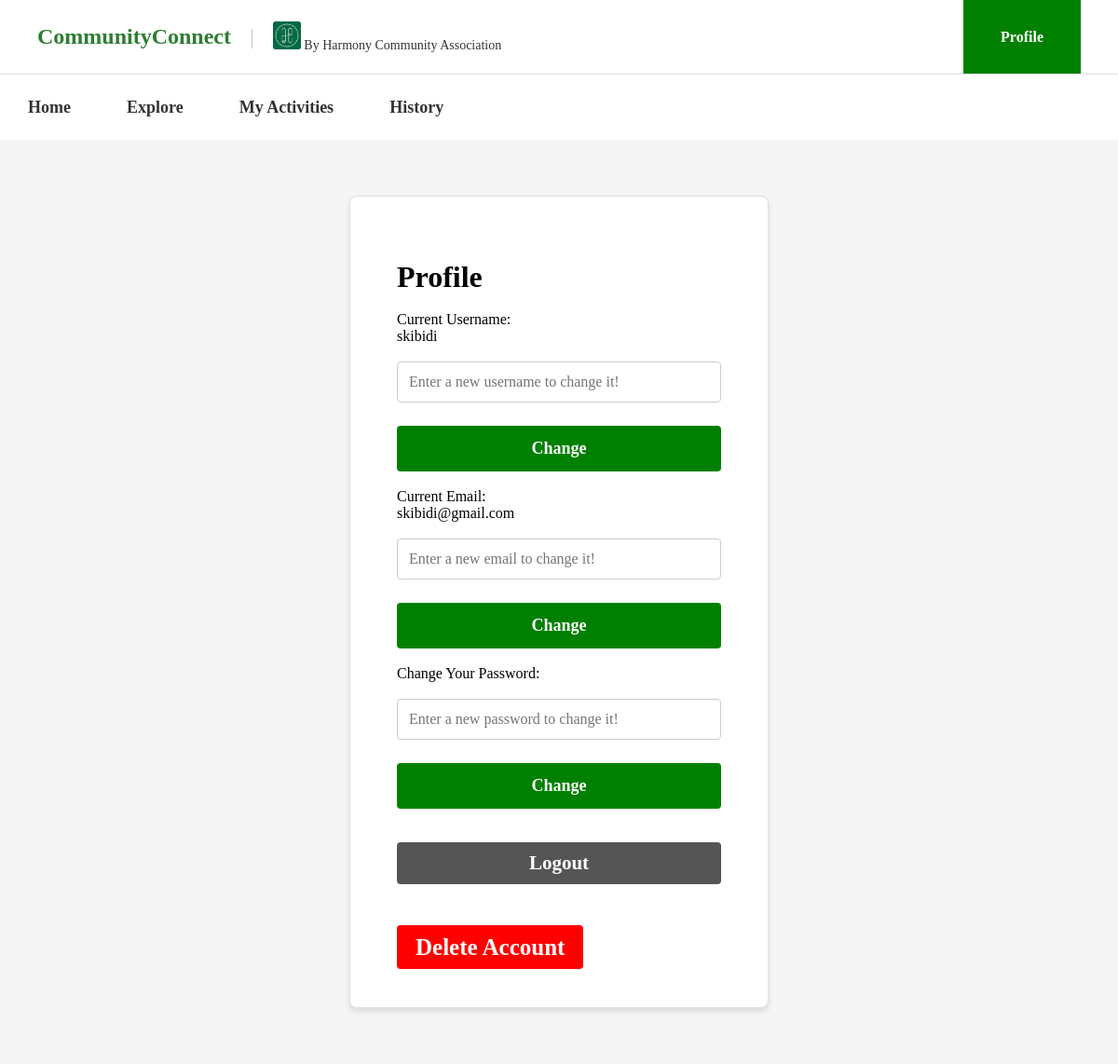
Before: /MainPage/profile.php (signed in) with the older database file.
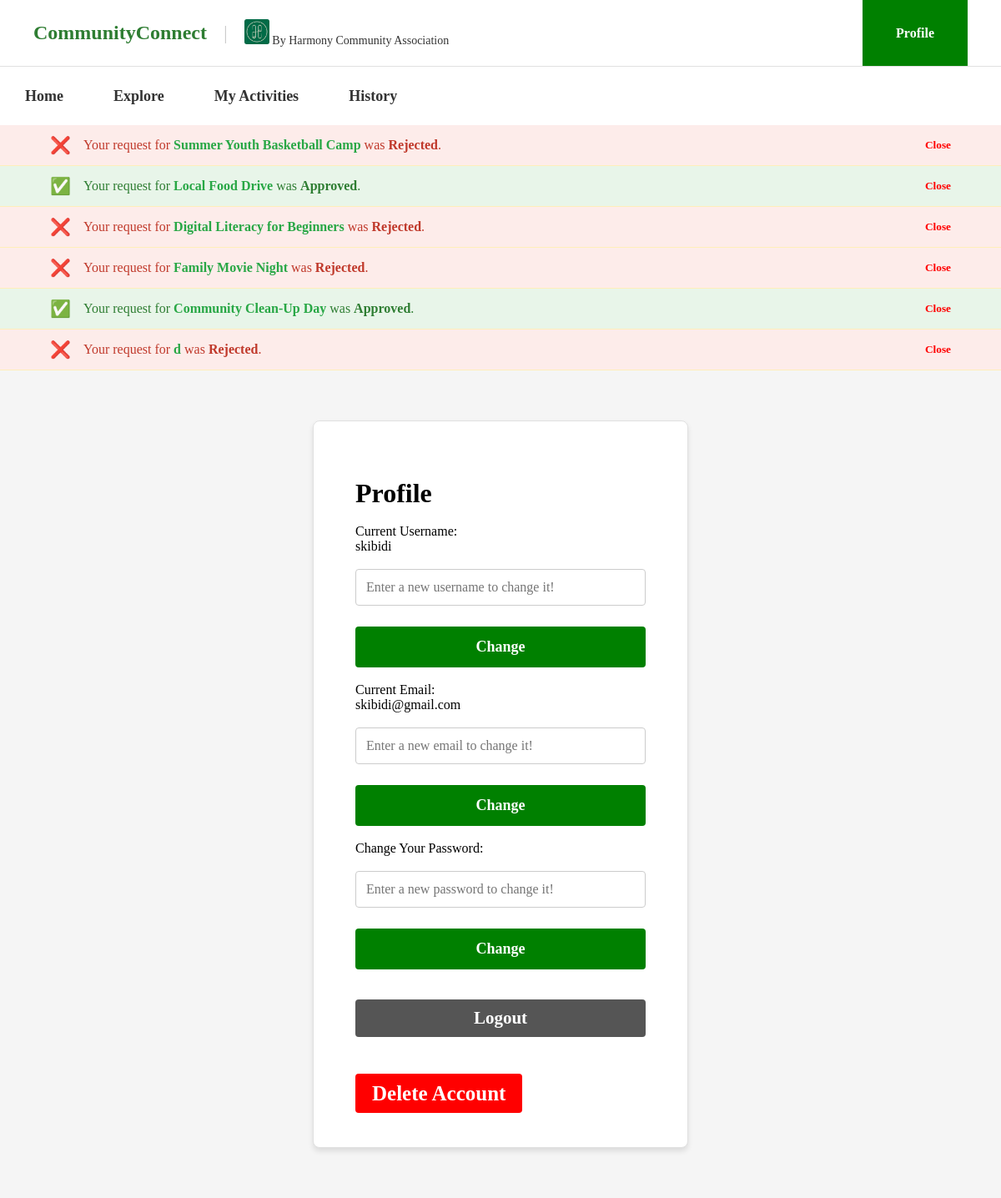
After: the same page with the newer database file.
### tables this page shows
CREATE TABLE `user_program` (
  `id` int(11) NOT NULL,
  `user_id` int(11) NOT NULL,
  `program_id` int(11) NOT NULL,
  `status` varchar(30) NOT NULL,
  `Reg_date` datetime NOT NULL
);

CREATE TABLE `program` (
  `id` int(11) NOT NULL,
  `title` varchar(150) NOT NULL,
  `event_date` date NOT NULL,
  `start_time` time NOT NULL,
  `end_time` time NOT NULL,
  `location` varchar(200) NOT NULL,
  `description` text NOT NULL,
  `image` varchar(255) NOT NULL DEFAULT 'Images/gotong-royong.jpg'
);

### MainPage/notification.php (the view, shortened to what this page needs)
<?php
global $connection;
$user_id = $_SESSION['id'];
$decision_sql = "SELECT up.id, up.status, p.title
                  FROM user_program up
                  INNER JOIN program p ON up.program_id = p.id
                  WHERE up.user_id = '$user_id'
                  AND up.status IN ('Approved', 'Rejected')
                  AND up.notified = 0";
$decision_result = mysqli_query($connection, $decision_sql);
?>
    <?php
    if ($decision_result && mysqli_num_rows($decision_result) > 0) {
        while ($decision_row = mysqli_fetch_assoc($decision_result)) {
            $is_approved = $decision_row['status'] === 'Approved';
    ?>
            <div class="notification-banner" id="decision-<?= $decision_row['id'] ?>"
                style="background-color: <?= $is_approved ? '#e8f5e9' : '#fdecea' ?>; color: <?= $is_approved ? '#2e7d32' : '#c0392b' ?>;">
                <div class="notification-content">
                    <span class="notification-icon"><?= $is_approved ? '✅' : '❌' ?></span>
                    <div>
                        Your request for
                        <span class="notification-highlight"><?= htmlspecialchars($decision_row['title']) ?></span>
                        was <strong><?= $decision_row['status'] ?></strong>.
                    </div>
                </div>
                <button onclick="dismissDecision(<?= $decision_row['id'] ?>)" style="color: red; border: none; background: none; cursor: pointer; font-weight: bold;">
                    Close
                </button>
            </div>
    <?php
        }
    }
    ?>
        </body>
        </html>

Changed rows visible on the page:
added user_program: program.title "Summer Youth Basketball Camp", status "Rejected"
added user_program: program.title "Local Food Drive", status "Approved"
added user_program: program.title "Digital Literacy for Beginners", status "Rejected"
added user_program: program.title "Family Movie Night", status "Rejected"
added user_program: program.title "Community Clean-Up Day", status "Approved"
added user_program: program.title "d", status "Rejected"
